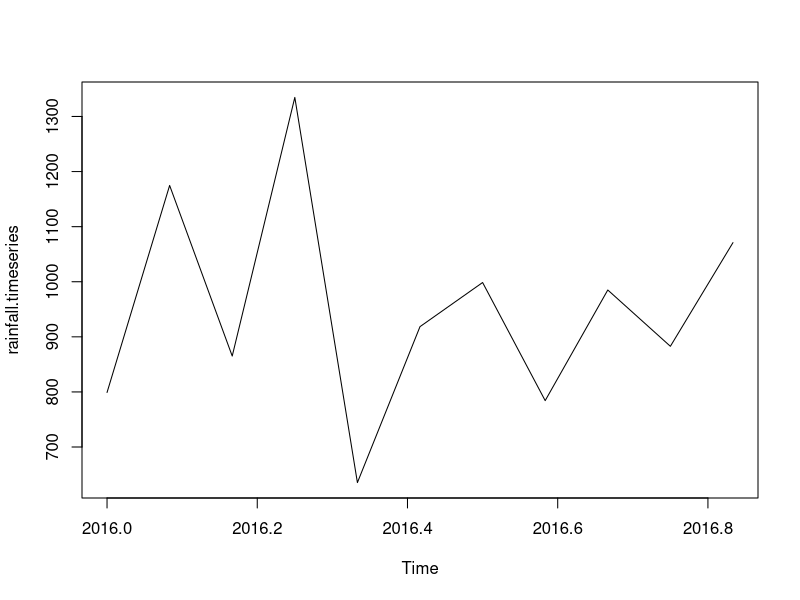

Source code (R): (Note: this script raises an error after producing the figure.)
#time series analysis

#timeseries.object.name ,<- ts(data, start, end, frequency)

rainfall <- c(799, 1174.8,  865.1, 1334.6, 635.4, 918.5, 998.6, 784.2, 985, 882.8, 1071)
rainfall2 <- c(699, 1374.8,  765.1, 1034.6, 935.4, 818.5, 498.6, 284.2, 485, 582.8, 1371)
rainfall.timeseries <- ts(rainfall, start = c(2016,1), frequency = 12)

plot(rainfall.timeseries)

#frequency 12 = 12 months of year
#frequency 4 = quarters of a year
#frequency 6 = 10 minutes of an hour
#frequency 24*6 = 10 minutes of of day
rainfall_x <- matrix(c(rainfall, rainfall2), nrow = 12)
con <- rbind(rainfall,rainfall2)

rainfall.timeseries.combined <- ts(con, start = c(2016, 1), frequency = 12)
plot(rainfall.timeseries.combined)

View(AirPassengers)
plot(AirPassengers)

plot(decompose(AirPassengers))